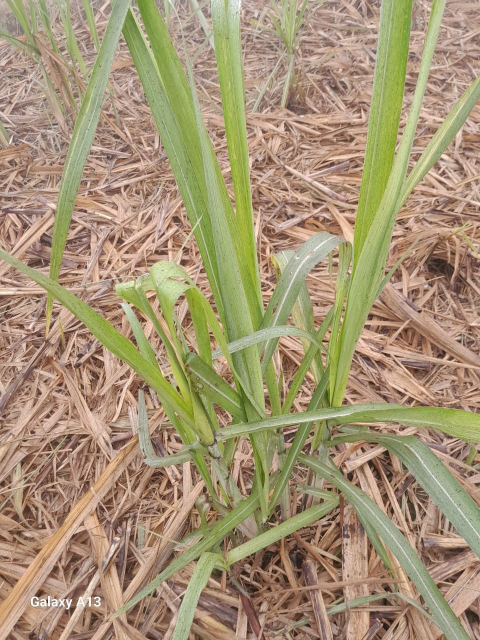
#> input picture Image/image1.jpeg, 960 x 1280 px, found by its file name (shown at 1/2 size)
$ jupyter execute loadImage.ipynb
#> lines starting #> are read from the running program, lines starting #| are printed output that depends on the picture
[cell 1]
# import the opencv l
import cv2 as cv

[cell 2]
image = cv.imread('C:\\Users\\rajur\\OneDrive\\Desktop\\pythonProject\\Image\\image1.jpeg')
#> image is the input picture: shape (1280, 960, 3); mean B, G, R 116.7, 148, 165.2

[cell 3]
# display the image
cv.imshow('Image', image)
cv.waitKey(0)
cv.destroyAllWindows()

[cell 4]
resized_image = cv.resize(image, (500, 500), interpolation=cv.INTER_LINEAR)
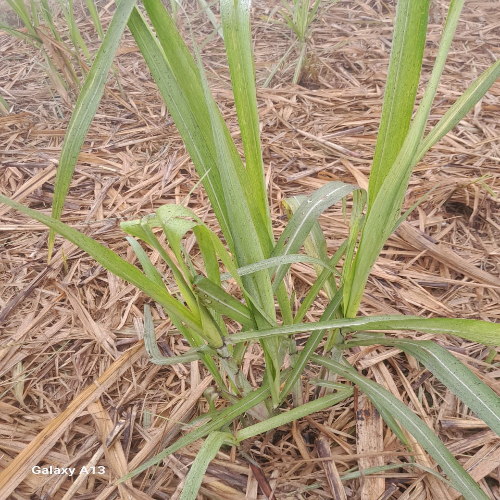
#> resized_image: shape (500, 500, 3); mean B, G, R 116.6, 147.8, 165.1

[cell 5]
# display the image
cv.imshow('Image',resized_image )
cv.waitKey(0)
cv.destroyAllWindows()

[cell 6]
# to convert the image color space from BGR to RGB
rgb_image = cv.cvtColor(resized_image, cv.COLOR_BGR2RGB)
